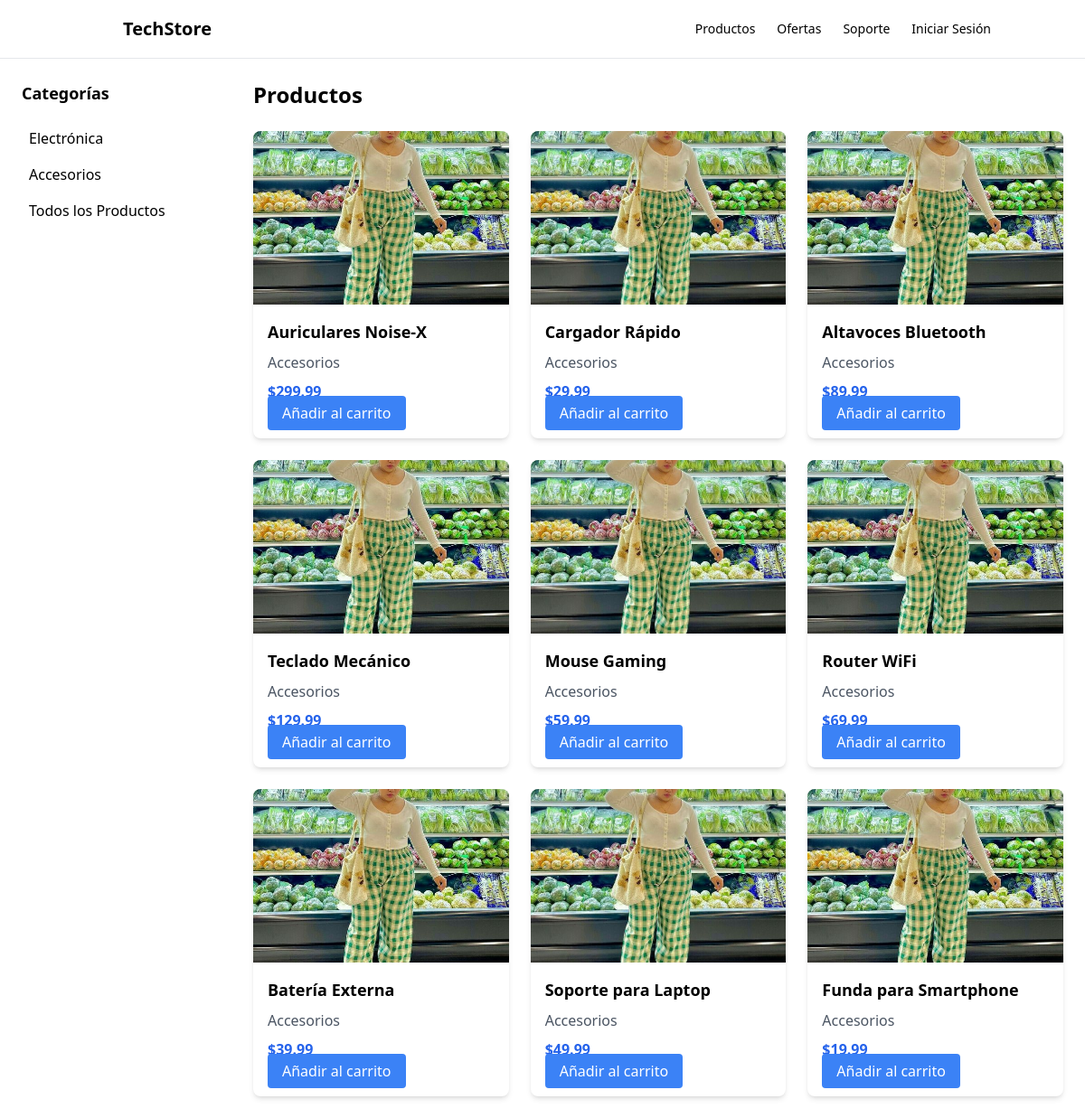
Screenshot of /catalogo/categoria/8/ with the database file from the repository.
### catalogo_app/models.py (models this page shows, shortened)
class Category(models.Model):
    nombre = models.CharField(max_length=100)
    descripcion = models.TextField(blank=True)
    def __str__(self):
        return self.nombre

class Product(models.Model):
    nombre = models.CharField(max_length=200)
    descripcion = models.TextField()
    precio = models.DecimalField(max_digits=10, decimal_places=2)
    stock = models.PositiveIntegerField()
    categoria = models.ForeignKey(Category, on_delete=models.CASCADE)
    imagen = models.ImageField(upload_to='products/', blank=True, null=True)

### catalogo_app/views.py (the view)
# urls.py: path('categoria/<int:categoria_id>/', views.poductCat, name='productCat'),
def poductCat(request, categoria_id):
    categoria = get_object_or_404(Category, id=categoria_id)#Si no se encuentra la categoría con el ID especificado, Django muestra automáticamente una página de error 404.
    productos = Product.objects.filter(categoria=categoria)
    categorias = Category.objects.all()
    return render(request, 'catalogo_app/catalogo.html', {'productos': productos, 'categorias': categorias, 'categoria_seleccionada': categoria})

### catalogo_app/templates/catalogo_app/catalogo.html (shortened to what this page needs)
{% load static %}
<!DOCTYPE html>
<html lang="es">
  <head>
    <script src="https://cdn.tailwindcss.com"></script>
  </head>
  <body>
    {% include 'nav.html' %}
    <div class="flex">
      <aside class="hidden md:block w-64 bg-white p-6">
        <h2 class="font-bold text-lg mb-4">Categorías</h2>
        <ul>
          {% for categoria in categorias %}
          <li class="cursor-pointer p-2 hover:bg-gray-100">
            <a href="{% url 'productCat' categoria.id %}"
              >{{ categoria.nombre }}</a
            >
          </li>
          {% endfor %}
          <li class="cursor-pointer p-2 hover:bg-gray-100">
            <a href="{% url 'catalogo' %}">Todos los Productos</a>
          </li>
        </ul>
      </aside>
      <main class="flex-1 p-6">
        <h2 class="text-2xl font-bold mb-6">Productos</h2>
        <div class="grid grid-cols-1 sm:grid-cols-2 lg:grid-cols-3 gap-6">
          {% for producto in productos %}
          <div class="bg-white rounded-lg shadow-md overflow-hidden">
            <img
              src="/static/images/imgprueba.jpg"
              alt="imagen prueba"
              class="w-full h-48 object-cover"
            />
            <div class="p-4">
              <h3 class="font-bold text-lg mb-2">{{ producto.nombre }}</h3>
              <p class="text-gray-600">{{ producto.categoria }}</p>
              <p class="text-blue-600 font-bold mt-2">${{ producto.precio }}</p>
              <a
                href="{% url 'agregar_al_carrito' producto.id %}"
                class="bg-blue-500 text-white px-4 py-2 rounded hover:bg-blue-600 text-center"
              >
                Añadir al carrito
              </a>
            </div>
          </div>
          {% endfor %}
        </div>
      </main>
    </div>
  </body>
</html>

### rows the page displays
Category: nombre "Electrónica"
Category: nombre "Accesorios"
Product: nombre "Auriculares Noise-X", categoria "Accesorios", precio "299.99"
Product: nombre "Cargador Rápido", categoria "Accesorios", precio "29.99"
Product: nombre "Altavoces Bluetooth", categoria "Accesorios", precio "89.99"
Product: nombre "Teclado Mecánico", categoria "Accesorios", precio "129.99"
Product: nombre "Mouse Gaming", categoria "Accesorios", precio "59.99"
Product: nombre "Router WiFi", categoria "Accesorios", precio "69.99"
Product: nombre "Batería Externa", categoria "Accesorios", precio "39.99"
Product: nombre "Soporte para Laptop", categoria "Accesorios", precio "49.99"
Product: nombre "Funda para Smartphone", categoria "Accesorios", precio "19.99"
